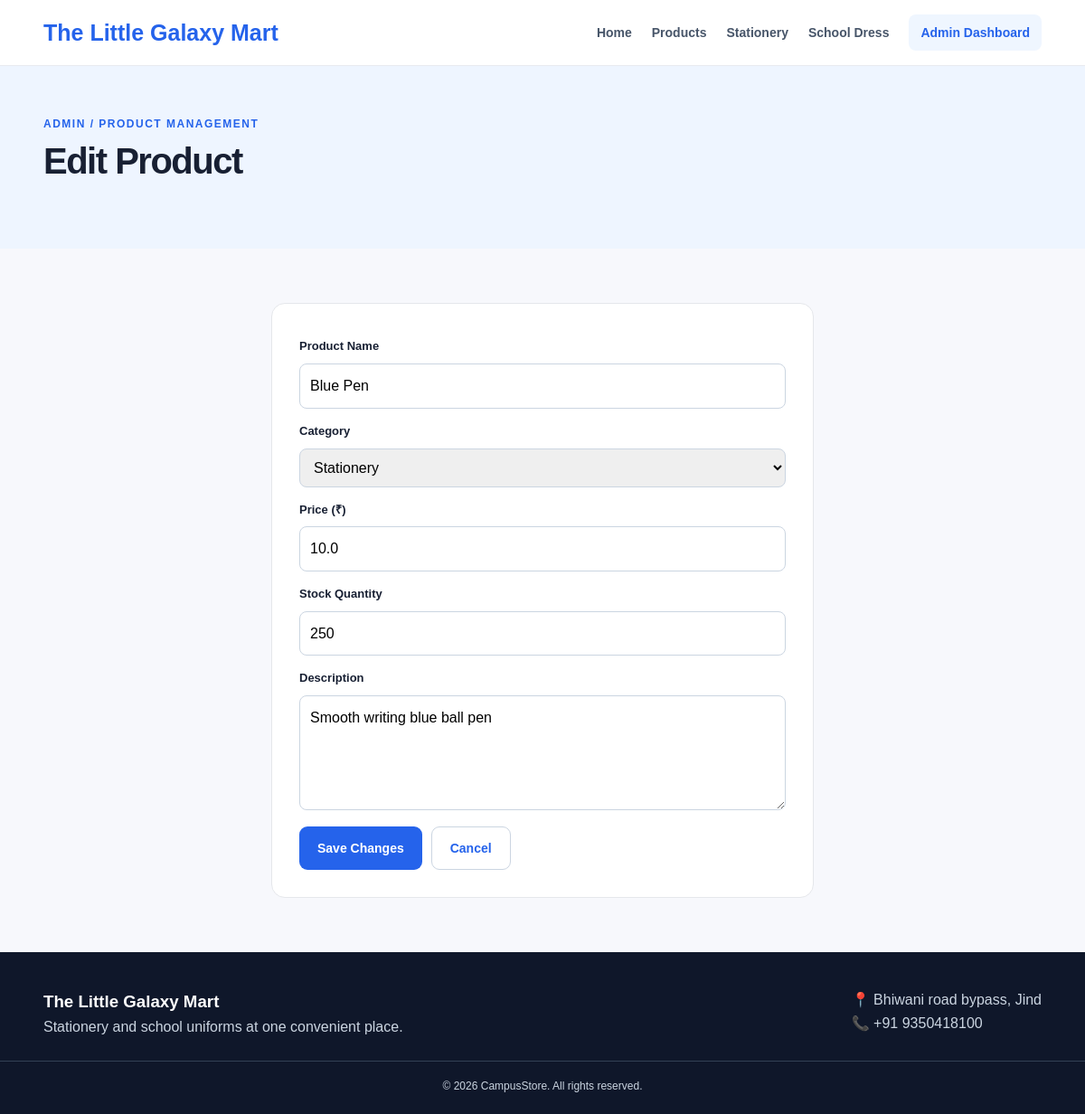
Screenshot of /admin/edit/2 (signed in) with the database file from the repository.
### tables this page shows
CREATE TABLE products (
            id INTEGER PRIMARY KEY AUTOINCREMENT,
            name TEXT NOT NULL,
            category TEXT NOT NULL,
            price REAL NOT NULL,
            stock INTEGER DEFAULT 0,
            description TEXT
        );

### app.py (the view, shortened to what this page needs)
@app.route("/admin/edit/<int:product_id>", methods=["GET", "POST"])
@admin_required
def edit_product(product_id):
    conn = get_db()
    product = conn.execute("SELECT * FROM products WHERE id=?", (product_id,)).fetchone()
    if not product:
        conn.close()
        flash("Product not found.")
        return redirect(url_for("admin_products"))
    conn.close()
    return render_template("edit_product.html", product=product)

### app.py (called while the page is built)
def admin_required(f):
    @wraps(f)
    def decorated_function(*args, **kwargs):
        if not session.get("admin_logged_in"):
            return redirect(url_for("admin_login"))
        return f(*args, **kwargs)
    return decorated_function

def get_db():
    conn = sqlite3.connect(DB)
    conn.row_factory = sqlite3.Row
    return conn

### templates/edit_product.html (shortened to what this page needs)
{% extends "base.html" %}
{% block content %}
<section class="page-header">
    <div class="container">
        <p class="tag">ADMIN / PRODUCT MANAGEMENT</p>
        <h1>Edit Product</h1>
    </div>
</section>
<section class="form-section">
    <form class="admin-form" method="POST" action="{{ url_for('edit_product', product_id=product.id) }}">
        <label for="name">Product Name</label>
        <input id="name" name="name" value="{{ product.name }}" required>
        <label for="category">Category</label>
        <select id="category" name="category" required>
            <option value="Stationery" {% if product.category == 'Stationery' %}selected{% endif %}>Stationery</option>
        </select>
        <label for="price">Price (₹)</label>
        <input id="price" type="number" name="price" min="0" step="0.01" value="{{ product.price }}" required>
        <label for="stock">Stock Quantity</label>
        <input id="stock" type="number" name="stock" min="0" value="{{ product.stock }}" required>
        <label for="description">Description</label>
        <textarea id="description" name="description" rows="4">{{ product.description or '' }}</textarea>
        <div class="form-actions">
            <button class="btn primary" type="submit">Save Changes</button>
            <a class="btn secondary" href="{{ url_for('admin_products') }}">Cancel</a>
        </div>
    </form>
</section>
{% endblock %}

### static/style.css (style rules this page uses)
* { box-sizing:border-box;margin:0;padding:0 }
body { font-family:Arial,Helvetica,sans-serif;background:#f7f8fc;color:#182033;line-height:1.6 }
a { text-decoration:none;color:inherit }
.container { width:min(1120px,92%);margin:auto }
.tag { font-size:12px;font-weight:800;letter-spacing:1.5px;color:#2563eb;margin-bottom:10px }
h1 { font-size:52px;line-height:1.08;letter-spacing:-1.5px;margin-bottom:20px }
.btn { border:0;display:inline-block;padding:12px 20px;border-radius:9px;font-weight:700;cursor:pointer;font-size:14px }
.primary { background:#2563eb;color:white }
.secondary { background:white;color:#2563eb;border:1px solid #cbd5e1 }
.page-header { background:#eef5ff;padding:55px 0 }
.page-header h1 { font-size:40px }
.modal-box form,.admin-form { display:grid;gap:8px }
.modal-box label,.admin-form label { font-size:13px;font-weight:700;margin-top:7px }
.modal-box input,.admin-form input,.admin-form select,.admin-form textarea { border:1px solid #cbd5e1;border-radius:8px;padding:11px;font:inherit }
.form-section { padding:60px 0 }
.admin-form { max-width:600px;background:#fff;padding:30px;border-radius:15px;border:1px solid #e5e7eb;margin:auto }
.form-actions { display:flex;gap:10px;margin-top:10px }

### rows the page displays
products: name "Blue Pen", category "Stationery", price "10.0", stock "250", description "Smooth writing blue ball pen"
